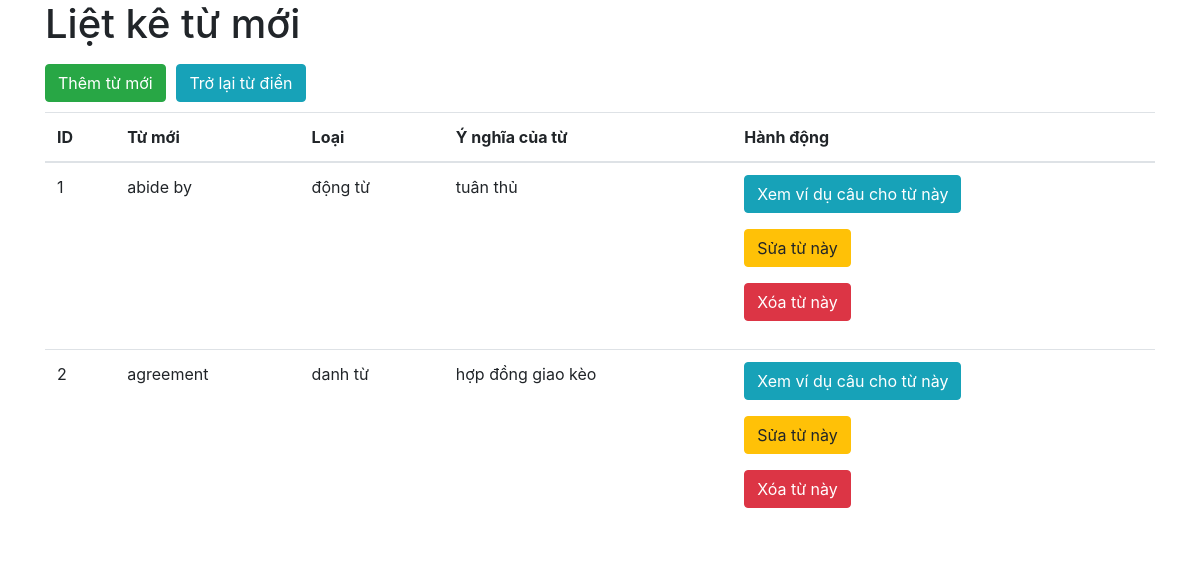
The page / on the database its author committed.
### tables this page shows
CREATE TABLE `newwords` (
  `id` int(10) unsigned NOT NULL AUTO_INCREMENT,
  `newword` text DEFAULT NULL,
  `mean` text DEFAULT NULL,
  `type` text DEFAULT NULL,
  PRIMARY KEY (`id`)
);

### index.php (the view, shortened to what this page needs)
<!DOCTYPE html>
<html lang="en">
<head>
    <link rel="stylesheet" href="https://stackpath.bootstrapcdn.com/bootstrap/4.3.1/css/bootstrap.min.css">
</head>
<body>
    <?php
    include_once "config.php";
    $sqlSelect = "SELECT * FROM newwords";
    $result = $connection->query($sqlSelect);
    ?>
    <div class="container">
        <div class="row">
            <div class="col-md-12">
                <h1>Liệt kê từ mới</h1>
                <h1>
                    <a href="create.php" class="btn btn-success">Thêm từ mới</a>
                    <a href="search.php" class="btn btn-info">Trở lại từ điển</a>
                </h1>
                <table class="table">
                    <thead>
                    <tr>
                        <th>ID</th>
                        <th>Từ mới</th>
                        <th>Loại</th>
                        <th>Ý nghĩa của từ</th>
                        <th>Hành động</th>
                    </tr>
                    </thead>
                    <tbody>
                    <?php
                    if (isset($result) &&  $result->num_rows > 0) {
                        while($row = $result->fetch_assoc()) {
                            ?>
                            <tr>
                                <td><?php echo $row["id"] ?></td>
                                <td><?php echo $row["newword"] ?></td>
                                <td><?php echo $row["type"] ?></td>
                                <td><?php echo $row["mean"] ?></td>
                                <td>
                                    <p><a href="sentence.php?id=<?php echo $row["id"] ?>" class="btn btn-info">Xem ví dụ câu cho từ này</a> </p>
                                    <p><a href="edit.php?id=<?php echo $row["id"] ?>" class="btn btn-warning">Sửa từ này</a> </p>
                                    <p><a href="delete.php?id=<?php echo $row["id"] ?>" class="btn btn-danger">Xóa từ này</a> </p>
                                </td>
                            </tr>
                            <?php
                        }
                    } else {
                        echo "Không tồn tại bản ghi nào";
                    }
                    ?>
                    </tbody>
                </table>
            </div>
        </div>
    </div>
</body>
</html>

### rows shown on the page
newwords: id "1", newword "abide by", type "động từ", mean "tuân thủ"
newwords: id "2", newword "agreement", type "danh từ", mean "hợp đồng giao kèo"
